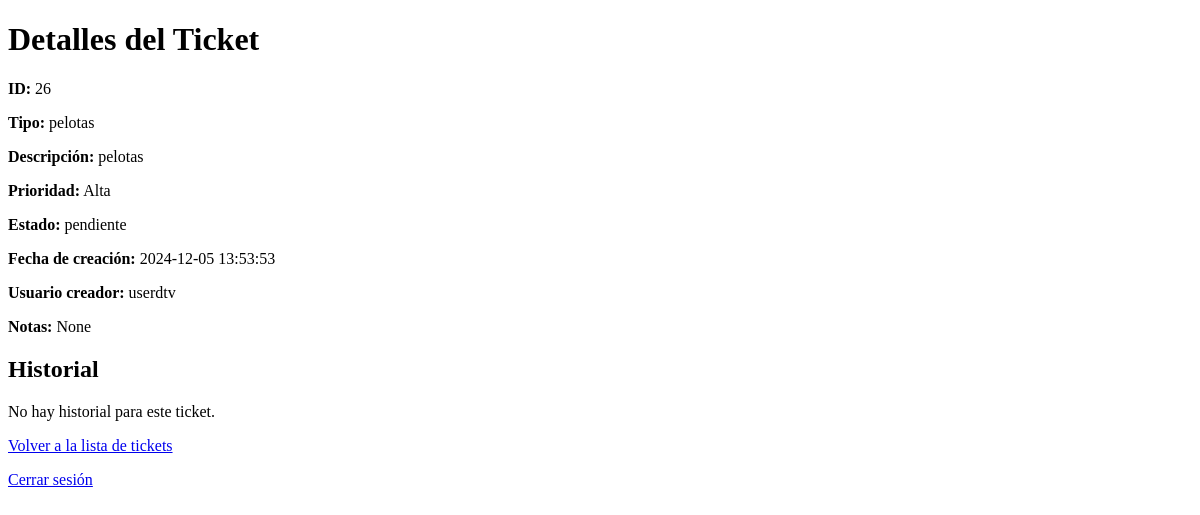
/ticket/26, run on an earlier commit of the app's database.
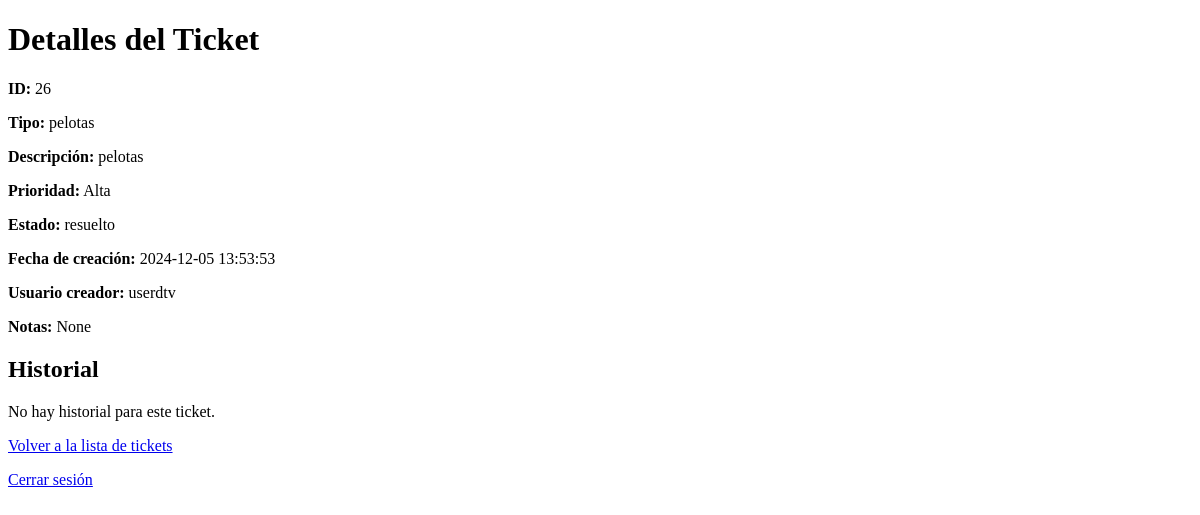
And on a later commit of the database.
### tables this page shows
CREATE TABLE tickets (
    id INTEGER PRIMARY KEY AUTOINCREMENT,
    tipo TEXT NOT NULL,
    descripcion TEXT NOT NULL,
    prioridad TEXT NOT NULL,
    estado TEXT DEFAULT 'pendiente',
    fecha_creacion DATETIME DEFAULT CURRENT_TIMESTAMP,
    usuario_creador TEXT NOT NULL,
    notas TEXT,
    archivo TEXT
, usuario_asignado TEXT);

### app.py (the view)
@app.route('/ticket/<int:id>')
def ticket_details(id):
    conn = get_db_connection()
    ticket = conn.execute('SELECT * FROM tickets WHERE id = ?', (id,)).fetchone()
    historial = conn.execute('SELECT * FROM historial WHERE ticket_id = ? ORDER BY fecha DESC', (id,)).fetchall()
    conn.close()
    return render_template('ticket_details.html', ticket=ticket, historial=historial)

### app.py (called while the page is built)
def get_db_connection():
    conn = sqlite3.connect('database.db', timeout=10)  # Espera hasta 10 segundos si la base de datos está bloqueada
    conn.row_factory = sqlite3.Row
    return conn

### templates/ticket_details.html (shortened to what this page needs)
<!DOCTYPE html>
<html lang="es">
<head>
</head>
<body>
    <h1>Detalles del Ticket</h1>
    <p><strong>ID:</strong> {{ ticket['id'] }}</p>
    <p><strong>Tipo:</strong> {{ ticket['tipo'] }}</p>
    <p><strong>Descripción:</strong> {{ ticket['descripcion'] }}</p>
    <p><strong>Prioridad:</strong> {{ ticket['prioridad'] }}</p>
    <p><strong>Estado:</strong> {{ ticket['estado'] }}</p>
    <p><strong>Fecha de creación:</strong> {{ ticket['fecha_creacion'] }}</p>
    <p><strong>Usuario creador:</strong> {{ ticket['usuario_creador'] }}</p>
    <p><strong>Notas:</strong> {{ ticket['notas'] | default("Sin notas") }}</p>
    <h2>Historial</h2>
    {% if historial %}
        <ul>
            {% for evento in historial %}
                <li>{{ evento['fecha'] }}: {{ evento['accion'] }}</li>
            {% endfor %}
        </ul>
    {% else %}
        <p>No hay historial para este ticket.</p>
    {% endif %}
    <p><a href="/tickets">Volver a la lista de tickets</a></p>
    <a href="/logout">Cerrar sesión</a>
</body>
</html>

What changed in the data, as far as the page shows it:
changed tickets "pelotas": estado "pendiente" → "resuelto"
